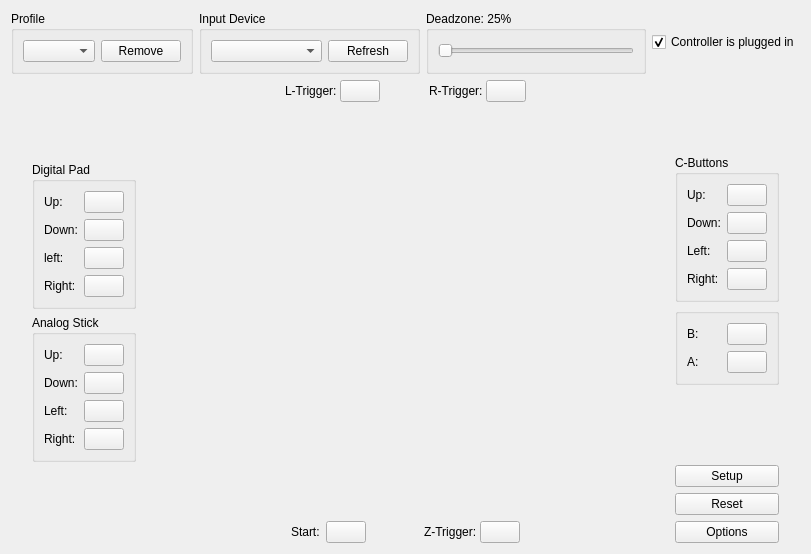
<?xml version="1.0" encoding="UTF-8"?>
<ui version="4.0">
 <class>ControllerWidget</class>
 <widget class="QWidget" name="ControllerWidget">
  <property name="geometry">
   <rect>
    <x>0</x>
    <y>0</y>
    <width>811</width>
    <height>554</height>
   </rect>
  </property>
  <property name="sizePolicy">
   <sizepolicy hsizetype="Preferred" vsizetype="Preferred">
    <horstretch>0</horstretch>
    <verstretch>0</verstretch>
   </sizepolicy>
  </property>
  <property name="windowTitle">
   <string>ControllerWidget</string>
  </property>
  <layout class="QVBoxLayout" name="verticalLayout_10">
   <item>
    <layout class="QHBoxLayout" name="horizontalLayout_4">
     <item>
      <widget class="QGroupBox" name="groupBox_5">
       <property name="title">
        <string>Profile</string>
       </property>
       <layout class="QHBoxLayout" name="horizontalLayout_11">
        <item>
         <widget class="QComboBox" name="profileComboBox">
          <property name="sizeAdjustPolicy">
           <enum>QComboBox::AdjustToContents</enum>
          </property>
         </widget>
        </item>
        <item>
         <widget class="QPushButton" name="removeProfileButton">
          <property name="text">
           <string>Remove</string>
          </property>
         </widget>
        </item>
       </layout>
      </widget>
     </item>
     <item>
      <widget class="QGroupBox" name="groupBox_4">
       <property name="sizePolicy">
        <sizepolicy hsizetype="Preferred" vsizetype="Preferred">
         <horstretch>0</horstretch>
         <verstretch>0</verstretch>
        </sizepolicy>
       </property>
       <property name="title">
        <string>Input Device</string>
       </property>
       <layout class="QHBoxLayout" name="horizontalLayout_10">
        <item>
         <widget class="QComboBox" name="inputDeviceComboBox">
          <property name="sizePolicy">
           <sizepolicy hsizetype="Expanding" vsizetype="Preferred">
            <horstretch>0</horstretch>
            <verstretch>0</verstretch>
           </sizepolicy>
          </property>
          <property name="sizeAdjustPolicy">
           <enum>QComboBox::AdjustToContents</enum>
          </property>
         </widget>
        </item>
        <item>
         <widget class="QPushButton" name="inputDeviceRefreshButton">
          <property name="sizePolicy">
           <sizepolicy hsizetype="Minimum" vsizetype="Preferred">
            <horstretch>0</horstretch>
            <verstretch>0</verstretch>
           </sizepolicy>
          </property>
          <property name="text">
           <string>Refresh</string>
          </property>
         </widget>
        </item>
       </layout>
      </widget>
     </item>
     <item>
      <widget class="QGroupBox" name="deadZoneGroupBox">
       <property name="title">
        <string>Deadzone: 25%</string>
       </property>
       <layout class="QVBoxLayout" name="verticalLayout_5">
        <item>
         <widget class="QSlider" name="deadZoneSlider">
          <property name="sizePolicy">
           <sizepolicy hsizetype="Expanding" vsizetype="Preferred">
            <horstretch>0</horstretch>
            <verstretch>0</verstretch>
           </sizepolicy>
          </property>
          <property name="minimum">
           <number>0</number>
          </property>
          <property name="maximum">
           <number>100</number>
          </property>
          <property name="orientation">
           <enum>Qt::Horizontal</enum>
          </property>
         </widget>
        </item>
       </layout>
      </widget>
     </item>
     <item>
      <widget class="QCheckBox" name="controllerPluggedCheckBox">
       <property name="text">
        <string>Controller is plugged in</string>
       </property>
       <property name="checked">
        <bool>true</bool>
       </property>
      </widget>
     </item>
    </layout>
   </item>
   <item>
    <layout class="QHBoxLayout" name="horizontalLayout_3">
     <item>
      <spacer name="horizontalSpacer">
       <property name="orientation">
        <enum>Qt::Horizontal</enum>
       </property>
       <property name="sizeHint" stdset="0">
        <size>
         <width>40</width>
         <height>20</height>
        </size>
       </property>
      </spacer>
     </item>
     <item>
      <layout class="QVBoxLayout" name="verticalLayout_7">
       <item>
        <spacer name="verticalSpacer_5">
         <property name="orientation">
          <enum>Qt::Vertical</enum>
         </property>
         <property name="sizeHint" stdset="0">
          <size>
           <width>20</width>
           <height>40</height>
          </size>
         </property>
        </spacer>
       </item>
       <item>
        <widget class="QGroupBox" name="groupBox">
         <property name="sizePolicy">
          <sizepolicy hsizetype="Minimum" vsizetype="Preferred">
           <horstretch>0</horstretch>
           <verstretch>0</verstretch>
          </sizepolicy>
         </property>
         <property name="title">
          <string>Digital Pad</string>
         </property>
         <property name="flat">
          <bool>false</bool>
         </property>
         <property name="checkable">
          <bool>false</bool>
         </property>
         <layout class="QVBoxLayout" name="verticalLayout">
          <item>
           <layout class="QHBoxLayout" name="horizontalLayout_19">
            <item>
             <widget class="QLabel" name="label_19">
              <property name="sizePolicy">
               <sizepolicy hsizetype="Minimum" vsizetype="Preferred">
                <horstretch>0</horstretch>
                <verstretch>0</verstretch>
               </sizepolicy>
              </property>
              <property name="text">
               <string>Up:</string>
              </property>
             </widget>
            </item>
            <item>
             <widget class="CustomButton" name="dpadUpButton">
              <property name="sizePolicy">
               <sizepolicy hsizetype="Minimum" vsizetype="Fixed">
                <horstretch>0</horstretch>
                <verstretch>0</verstretch>
               </sizepolicy>
              </property>
              <property name="text">
               <string/>
              </property>
             </widget>
            </item>
           </layout>
          </item>
          <item>
           <layout class="QHBoxLayout" name="horizontalLayout_20">
            <item>
             <widget class="QLabel" name="label_20">
              <property name="sizePolicy">
               <sizepolicy hsizetype="Minimum" vsizetype="Preferred">
                <horstretch>0</horstretch>
                <verstretch>0</verstretch>
               </sizepolicy>
              </property>
              <property name="text">
               <string>Down:</string>
              </property>
             </widget>
            </item>
            <item>
             <widget class="CustomButton" name="dpadDownButton">
              <property name="sizePolicy">
               <sizepolicy hsizetype="Minimum" vsizetype="Fixed">
                <horstretch>0</horstretch>
                <verstretch>0</verstretch>
               </sizepolicy>
              </property>
              <property name="text">
               <string/>
              </property>
             </widget>
            </item>
           </layout>
          </item>
          <item>
           <layout class="QHBoxLayout" name="horizontalLayout_21">
            <item>
             <widget class="QLabel" name="label_21">
              <property name="sizePolicy">
               <sizepolicy hsizetype="Minimum" vsizetype="Preferred">
                <horstretch>0</horstretch>
                <verstretch>0</verstretch>
               </sizepolicy>
              </property>
              <property name="text">
               <string>left:</string>
              </property>
             </widget>
            </item>
            <item>
             <widget class="CustomButton" name="dpadLeftButton">
              <property name="sizePolicy">
               <sizepolicy hsizetype="Minimum" vsizetype="Fixed">
                <horstretch>0</horstretch>
                <verstretch>0</verstretch>
               </sizepolicy>
              </property>
              <property name="text">
               <string/>
              </property>
             </widget>
            </item>
           </layout>
          </item>
          <item>
           <layout class="QHBoxLayout" name="horizontalLayout_22">
            <item>
             <widget class="QLabel" name="label_22">
              <property name="sizePolicy">
               <sizepolicy hsizetype="Minimum" vsizetype="Preferred">
                <horstretch>0</horstretch>
                <verstretch>0</verstretch>
               </sizepolicy>
              </property>
              <property name="text">
               <string>Right:</string>
              </property>
             </widget>
            </item>
            <item>
             <widget class="CustomButton" name="dpadRightButton">
              <property name="sizePolicy">
               <sizepolicy hsizetype="Minimum" vsizetype="Fixed">
                <horstretch>0</horstretch>
                <verstretch>0</verstretch>
               </sizepolicy>
              </property>
              <property name="text">
               <string/>
              </property>
             </widget>
            </item>
           </layout>
          </item>
         </layout>
        </widget>
       </item>
       <item>
        <widget class="QGroupBox" name="groupBox_2">
         <property name="sizePolicy">
          <sizepolicy hsizetype="Preferred" vsizetype="Preferred">
           <horstretch>0</horstretch>
           <verstretch>0</verstretch>
          </sizepolicy>
         </property>
         <property name="title">
          <string>Analog Stick</string>
         </property>
         <property name="flat">
          <bool>false</bool>
         </property>
         <property name="checkable">
          <bool>false</bool>
         </property>
         <layout class="QVBoxLayout" name="verticalLayout_2">
          <item>
           <layout class="QHBoxLayout" name="horizontalLayout_23">
            <item>
             <widget class="QLabel" name="label_23">
              <property name="sizePolicy">
               <sizepolicy hsizetype="Minimum" vsizetype="Preferred">
                <horstretch>0</horstretch>
                <verstretch>0</verstretch>
               </sizepolicy>
              </property>
              <property name="text">
               <string>Up:</string>
              </property>
             </widget>
            </item>
            <item>
             <widget class="CustomButton" name="analogStickUpButton">
              <property name="text">
               <string/>
              </property>
             </widget>
            </item>
           </layout>
          </item>
          <item>
           <layout class="QHBoxLayout" name="horizontalLayout_24">
            <item>
             <widget class="QLabel" name="label_24">
              <property name="sizePolicy">
               <sizepolicy hsizetype="Minimum" vsizetype="Preferred">
                <horstretch>0</horstretch>
                <verstretch>0</verstretch>
               </sizepolicy>
              </property>
              <property name="text">
               <string>Down:</string>
              </property>
             </widget>
            </item>
            <item>
             <widget class="CustomButton" name="analogStickDownButton">
              <property name="text">
               <string/>
              </property>
             </widget>
            </item>
           </layout>
          </item>
          <item>
           <layout class="QHBoxLayout" name="horizontalLayout_25">
            <item>
             <widget class="QLabel" name="label_25">
              <property name="sizePolicy">
               <sizepolicy hsizetype="Minimum" vsizetype="Preferred">
                <horstretch>0</horstretch>
                <verstretch>0</verstretch>
               </sizepolicy>
              </property>
              <property name="text">
               <string>Left:</string>
              </property>
             </widget>
            </item>
            <item>
             <widget class="CustomButton" name="analogStickLeftButton">
              <property name="text">
               <string/>
              </property>
             </widget>
            </item>
           </layout>
          </item>
          <item>
           <layout class="QHBoxLayout" name="horizontalLayout_26">
            <item>
             <widget class="QLabel" name="label_26">
              <property name="sizePolicy">
               <sizepolicy hsizetype="Minimum" vsizetype="Preferred">
                <horstretch>0</horstretch>
                <verstretch>0</verstretch>
               </sizepolicy>
              </property>
              <property name="text">
               <string>Right:</string>
              </property>
             </widget>
            </item>
            <item>
             <widget class="CustomButton" name="analogStickRightButton">
              <property name="text">
               <string/>
              </property>
             </widget>
            </item>
           </layout>
          </item>
         </layout>
        </widget>
       </item>
       <item>
        <spacer name="verticalSpacer_2">
         <property name="orientation">
          <enum>Qt::Vertical</enum>
         </property>
         <property name="sizeHint" stdset="0">
          <size>
           <width>20</width>
           <height>40</height>
          </size>
         </property>
        </spacer>
       </item>
      </layout>
     </item>
     <item>
      <layout class="QVBoxLayout" name="verticalLayout_9">
       <item>
        <layout class="QHBoxLayout" name="horizontalLayout_7">
         <property name="spacing">
          <number>0</number>
         </property>
         <item>
          <spacer name="horizontalSpacer_5">
           <property name="orientation">
            <enum>Qt::Horizontal</enum>
           </property>
           <property name="sizeHint" stdset="0">
            <size>
             <width>40</width>
             <height>20</height>
            </size>
           </property>
          </spacer>
         </item>
         <item>
          <layout class="QHBoxLayout" name="horizontalLayout_9">
           <item>
            <widget class="QLabel" name="label_3">
             <property name="text">
              <string>L-Trigger: </string>
             </property>
            </widget>
           </item>
           <item>
            <widget class="CustomButton" name="leftTriggerButton">
             <property name="text">
              <string/>
             </property>
            </widget>
           </item>
           <item>
            <spacer name="horizontalSpacer_7">
             <property name="orientation">
              <enum>Qt::Horizontal</enum>
             </property>
             <property name="sizeHint" stdset="0">
              <size>
               <width>40</width>
               <height>20</height>
              </size>
             </property>
            </spacer>
           </item>
          </layout>
         </item>
         <item>
          <layout class="QHBoxLayout" name="horizontalLayout_8">
           <item>
            <widget class="QLabel" name="label_6">
             <property name="text">
              <string>R-Trigger: </string>
             </property>
            </widget>
           </item>
           <item>
            <widget class="CustomButton" name="rightTriggerButton">
             <property name="text">
              <string/>
             </property>
            </widget>
           </item>
          </layout>
         </item>
         <item>
          <spacer name="horizontalSpacer_6">
           <property name="orientation">
            <enum>Qt::Horizontal</enum>
           </property>
           <property name="sizeHint" stdset="0">
            <size>
             <width>40</width>
             <height>20</height>
            </size>
           </property>
          </spacer>
         </item>
        </layout>
       </item>
       <item>
        <widget class="ControllerImageWidget" name="controllerImageWidget" native="true">
         <property name="sizePolicy">
          <sizepolicy hsizetype="Expanding" vsizetype="Expanding">
           <horstretch>0</horstretch>
           <verstretch>0</verstretch>
          </sizepolicy>
         </property>
         <property name="minimumSize">
          <size>
           <width>527</width>
           <height>0</height>
          </size>
         </property>
        </widget>
       </item>
       <item>
        <layout class="QHBoxLayout" name="horizontalLayout">
         <item>
          <layout class="QHBoxLayout" name="horizontalLayout_2">
           <item>
            <spacer name="horizontalSpacer_2">
             <property name="orientation">
              <enum>Qt::Horizontal</enum>
             </property>
             <property name="sizeHint" stdset="0">
              <size>
               <width>40</width>
               <height>20</height>
              </size>
             </property>
            </spacer>
           </item>
           <item>
            <widget class="QLabel" name="label">
             <property name="text">
              <string>Start:</string>
             </property>
            </widget>
           </item>
           <item>
            <widget class="CustomButton" name="startButton">
             <property name="text">
              <string/>
             </property>
            </widget>
           </item>
           <item>
            <layout class="QHBoxLayout" name="horizontalLayout_6">
             <property name="spacing">
              <number>0</number>
             </property>
             <item>
              <spacer name="horizontalSpacer_8">
               <property name="orientation">
                <enum>Qt::Horizontal</enum>
               </property>
               <property name="sizeHint" stdset="0">
                <size>
                 <width>40</width>
                 <height>20</height>
                </size>
               </property>
              </spacer>
             </item>
             <item>
              <widget class="QLabel" name="label_2">
               <property name="text">
                <string>Z-Trigger: </string>
               </property>
              </widget>
             </item>
             <item>
              <widget class="CustomButton" name="zTriggerButton">
               <property name="text">
                <string/>
               </property>
              </widget>
             </item>
            </layout>
           </item>
           <item>
            <spacer name="horizontalSpacer_4">
             <property name="orientation">
              <enum>Qt::Horizontal</enum>
             </property>
             <property name="sizeHint" stdset="0">
              <size>
               <width>40</width>
               <height>20</height>
              </size>
             </property>
            </spacer>
           </item>
          </layout>
         </item>
        </layout>
       </item>
      </layout>
     </item>
     <item>
      <layout class="QVBoxLayout" name="verticalLayout_8">
       <item>
        <spacer name="verticalSpacer_6">
         <property name="orientation">
          <enum>Qt::Vertical</enum>
         </property>
         <property name="sizeHint" stdset="0">
          <size>
           <width>20</width>
           <height>40</height>
          </size>
         </property>
        </spacer>
       </item>
       <item>
        <widget class="QGroupBox" name="groupBox_3">
         <property name="sizePolicy">
          <sizepolicy hsizetype="Minimum" vsizetype="Preferred">
           <horstretch>0</horstretch>
           <verstretch>0</verstretch>
          </sizepolicy>
         </property>
         <property name="title">
          <string>C-Buttons</string>
         </property>
         <property name="flat">
          <bool>false</bool>
         </property>
         <property name="checkable">
          <bool>false</bool>
         </property>
         <layout class="QVBoxLayout" name="verticalLayout_3">
          <item>
           <layout class="QHBoxLayout" name="horizontalLayout_28">
            <item>
             <widget class="QLabel" name="label_28">
              <property name="sizePolicy">
               <sizepolicy hsizetype="Minimum" vsizetype="Preferred">
                <horstretch>0</horstretch>
                <verstretch>0</verstretch>
               </sizepolicy>
              </property>
              <property name="text">
               <string>Up:</string>
              </property>
             </widget>
            </item>
            <item>
             <widget class="CustomButton" name="cbuttonUpButton">
              <property name="sizePolicy">
               <sizepolicy hsizetype="Minimum" vsizetype="Fixed">
                <horstretch>0</horstretch>
                <verstretch>0</verstretch>
               </sizepolicy>
              </property>
              <property name="text">
               <string/>
              </property>
             </widget>
            </item>
           </layout>
          </item>
          <item>
           <layout class="QHBoxLayout" name="horizontalLayout_27">
            <item>
             <widget class="QLabel" name="label_27">
              <property name="sizePolicy">
               <sizepolicy hsizetype="Minimum" vsizetype="Preferred">
                <horstretch>0</horstretch>
                <verstretch>0</verstretch>
               </sizepolicy>
              </property>
              <property name="text">
               <string>Down:</string>
              </property>
             </widget>
            </item>
            <item>
             <widget class="CustomButton" name="cbuttonDownButton">
              <property name="sizePolicy">
               <sizepolicy hsizetype="Minimum" vsizetype="Fixed">
                <horstretch>0</horstretch>
                <verstretch>0</verstretch>
               </sizepolicy>
              </property>
              <property name="text">
               <string/>
              </property>
             </widget>
            </item>
           </layout>
          </item>
          <item>
           <layout class="QHBoxLayout" name="horizontalLayout_29">
            <item>
             <widget class="QLabel" name="label_29">
              <property name="sizePolicy">
               <sizepolicy hsizetype="Minimum" vsizetype="Preferred">
                <horstretch>0</horstretch>
                <verstretch>0</verstretch>
               </sizepolicy>
              </property>
              <property name="text">
               <string>Left:</string>
              </property>
             </widget>
            </item>
            <item>
             <widget class="CustomButton" name="cbuttonLeftButton">
              <property name="sizePolicy">
               <sizepolicy hsizetype="Minimum" vsizetype="Fixed">
                <horstretch>0</horstretch>
                <verstretch>0</verstretch>
               </sizepolicy>
              </property>
              <property name="text">
               <string/>
              </property>
             </widget>
            </item>
           </layout>
          </item>
          <item>
           <layout class="QHBoxLayout" name="horizontalLayout_30">
            <item>
             <widget class="QLabel" name="label_30">
              <property name="sizePolicy">
               <sizepolicy hsizetype="Minimum" vsizetype="Preferred">
                <horstretch>0</horstretch>
                <verstretch>0</verstretch>
               </sizepolicy>
              </property>
              <property name="text">
               <string>Right:</string>
              </property>
             </widget>
            </item>
            <item>
             <widget class="CustomButton" name="cbuttonRightButton">
              <property name="sizePolicy">
               <sizepolicy hsizetype="Minimum" vsizetype="Fixed">
                <horstretch>0</horstretch>
                <verstretch>0</verstretch>
               </sizepolicy>
              </property>
              <property name="text">
               <string/>
              </property>
             </widget>
            </item>
           </layout>
          </item>
         </layout>
        </widget>
       </item>
       <item>
        <widget class="QGroupBox" name="groupBox_6">
         <property name="sizePolicy">
          <sizepolicy hsizetype="Minimum" vsizetype="Preferred">
           <horstretch>0</horstretch>
           <verstretch>0</verstretch>
          </sizepolicy>
         </property>
         <property name="title">
          <string/>
         </property>
         <layout class="QVBoxLayout" name="verticalLayout_11">
          <item>
           <layout class="QHBoxLayout" name="horizontalLayout_16">
            <item>
             <widget class="QLabel" name="label_16">
              <property name="sizePolicy">
               <sizepolicy hsizetype="Minimum" vsizetype="Preferred">
                <horstretch>0</horstretch>
                <verstretch>0</verstretch>
               </sizepolicy>
              </property>
              <property name="text">
               <string>B:</string>
              </property>
             </widget>
            </item>
            <item>
             <widget class="CustomButton" name="bButton">
              <property name="sizePolicy">
               <sizepolicy hsizetype="Minimum" vsizetype="Fixed">
                <horstretch>0</horstretch>
                <verstretch>0</verstretch>
               </sizepolicy>
              </property>
              <property name="text">
               <string/>
              </property>
             </widget>
            </item>
           </layout>
          </item>
          <item>
           <layout class="QHBoxLayout" name="horizontalLayout_17">
            <item>
             <widget class="QLabel" name="label_17">
              <property name="sizePolicy">
               <sizepolicy hsizetype="Minimum" vsizetype="Preferred">
                <horstretch>0</horstretch>
                <verstretch>0</verstretch>
               </sizepolicy>
              </property>
              <property name="text">
               <string>A:</string>
              </property>
             </widget>
            </item>
            <item>
             <widget class="CustomButton" name="aButton">
              <property name="sizePolicy">
               <sizepolicy hsizetype="Minimum" vsizetype="Fixed">
                <horstretch>0</horstretch>
                <verstretch>0</verstretch>
               </sizepolicy>
              </property>
              <property name="text">
               <string/>
              </property>
             </widget>
            </item>
           </layout>
          </item>
         </layout>
        </widget>
       </item>
       <item>
        <spacer name="verticalSpacer">
         <property name="orientation">
          <enum>Qt::Vertical</enum>
         </property>
         <property name="sizeHint" stdset="0">
          <size>
           <width>20</width>
           <height>40</height>
          </size>
         </property>
        </spacer>
       </item>
       <item>
        <widget class="QPushButton" name="setupButton">
         <property name="text">
          <string>Setup</string>
         </property>
        </widget>
       </item>
       <item>
        <widget class="QPushButton" name="resetButton">
         <property name="text">
          <string>Reset</string>
         </property>
        </widget>
       </item>
       <item>
        <widget class="QPushButton" name="optionsButton">
         <property name="text">
          <string>Options</string>
         </property>
        </widget>
       </item>
      </layout>
     </item>
     <item>
      <spacer name="horizontalSpacer_3">
       <property name="orientation">
        <enum>Qt::Horizontal</enum>
       </property>
       <property name="sizeHint" stdset="0">
        <size>
         <width>40</width>
         <height>20</height>
        </size>
       </property>
      </spacer>
     </item>
    </layout>
   </item>
  </layout>
 </widget>
 <customwidgets>
  <customwidget>
   <class>CustomButton</class>
   <extends>QPushButton</extends>
   <header>UserInterface/Widget/CustomButton.hpp</header>
  </customwidget>
  <customwidget>
   <class>ControllerImageWidget</class>
   <extends>QWidget</extends>
   <header>UserInterface/Widget/ControllerImageWidget.hpp</header>
   <container>1</container>
  </customwidget>
 </customwidgets>
 <resources/>
 <connections/>
</ui>
